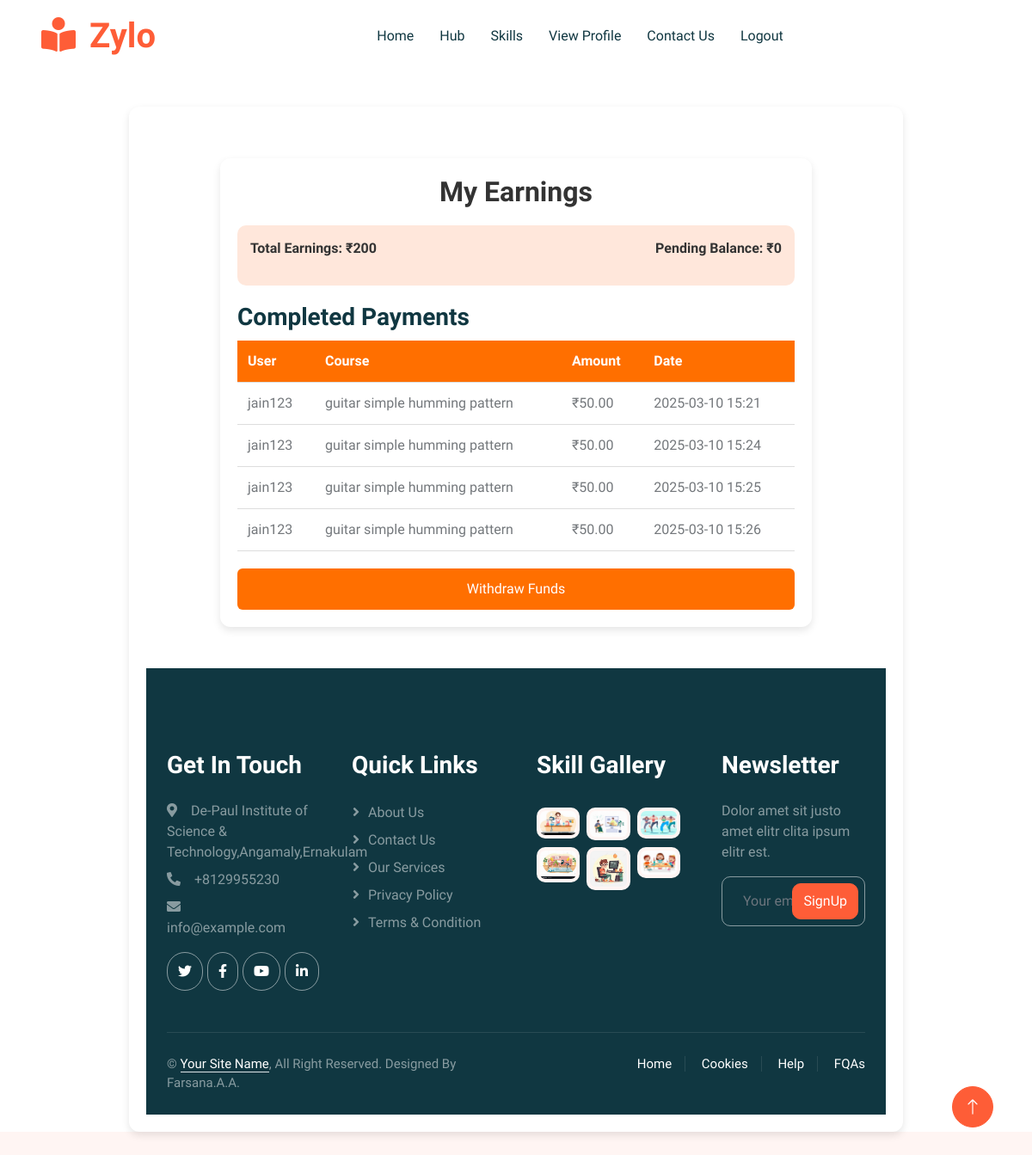
Page /teacher_earnings (signed in) on the committed database.
### userapp/models.py (models this page shows, shortened)
class Payment(models.Model):
    STATUS_CHOICES = [
        ('Pending', 'Pending'),  # Default status
        ('Success', 'Success'),
        ('Failed', 'Failed'),
        ('Refund', 'Refund')  # New refund status
    ]
    user = models.ForeignKey(Register, on_delete=models.CASCADE)  # The user making the payment
    skill = models.ForeignKey(Skill, on_delete=models.CASCADE)  # The skill being purchased
    amount = models.DecimalField(max_digits=10, decimal_places=2)  # Payment amount
    payment_method = models.CharField(max_length=50)  # Payment method
    status = models.CharField(max_length=20, choices=STATUS_CHOICES, default='Pending')  # Updated default status
    transaction_id = models.CharField(max_length=100, unique=True, blank=True, null=True)  # Unique transaction ID
    created_at = models.DateTimeField(auto_now_add=True)  # Timestamp of the payment

class Skill(models.Model):
     user = models.ForeignKey(Register, on_delete=models.CASCADE,null=True)
     skill_name = models.CharField(max_length=100, null=True)
     CATEGORY_CHOICES = [
        ('Tech', 'Technology'),
        ('Art', 'Arts'),
        ('Music', 'Music'),
        ('Cooking', 'Cooking'),
        ('Fitness', 'Fitness'),
        ('Other', 'Other')
    ]
     category = models.CharField(max_length=100, choices=CATEGORY_CHOICES, null=True)
     sub_category = models.CharField(max_length=100, null=True)
     additional_category = models.CharField(max_length=100, null=True)
     skill_created_at = models.DateTimeField(auto_now_add =True)
     skill_video = models.FileField(upload_to='skill_videos/', null=True, blank=True)
     cover_image = models.ImageField(upload_to='uploads/',null=True, blank=True)
     payment_type = models.CharField(max_length=10,  default='free')
     price = models.DecimalField(max_digits=6, decimal_places=2, null=True, blank=True)  # Store price for paid videos
     paid_users = models.ManyToManyField(Register,related_name="paid_skills", blank=True)  # Track users who paid

class Register(AbstractUser):
    usertype = models.CharField(max_length=50,default="admin")
    contact = models.IntegerField(null=True)
    image = models.ImageField(upload_to='uploads/',null=True)
    bio = models.TextField(max_length=500,null=True)
    interests = models.TextField(max_length=100,null=True)
    skills = models.TextField(max_length=100,null=True)
    proof_document = models.FileField(upload_to='proof_videos/', null=True, blank=True)  # Accepts videos)
    is_listener = models.BooleanField(default=False)
    is_teacher = models.BooleanField(default=False)
    gender = models.CharField(max_length=50,null=True)
    full_name = models.CharField(max_length=100, null=True)
    is_approved = models.BooleanField(default=True)
    followers = models.ManyToManyField("self", symmetrical=False, related_name="following", blank=True)

### userapp/views.py (the view)
# urls.py: path('teacher_earnings', views.teacher_earnings, name='teacher_earnings'),
def teacher_earnings(request):
    teacher = request.user  # Get the logged-in teacher
    earnings = Payment.objects.filter(skill__user=teacher)  # Adjust if needed
    total_earnings = earnings.aggregate(Sum('amount'))['amount__sum'] or 0
    pending_balance = earnings.filter(status="Pending").aggregate(Sum('amount'))['amount__sum'] or 0
    completed_payments = Payment.objects.filter(status="Completed").select_related('user', 'skill')
    return render(request, 'teacher_earnings.html', {
        'total_earnings': total_earnings,
        'pending_balance': pending_balance,
        'completed_payments': earnings
    })

### userapp/templates/teacher_earnings.html
{% load static %}
{% include 'header.html' %}
<link rel="stylesheet" href="{% static 'css/teacher_earnings.css' %}">
<div class="earnings-container">
    <div class="earnings-container">
        <h2>My Earnings</h2>
        <div class="earnings-summary">
            <p>Total Earnings: ₹{{ total_earnings }}</p>
            <p>Pending Balance: ₹{{ pending_balance }}</p>
        </div>
        <h3>Completed Payments</h3>
        <table class="earnings-table">
            <tr>
                <th>User</th>
                <th>Course</th>
                <th>Amount</th>
                <th>Date</th>
            </tr>
            {% for payment in completed_payments %}
            <tr>
                <td>{{ payment.skill.user.username }}</td>
                <td>{{ payment.skill.skill_name}}</td>
                <td>₹{{ payment.skill.price }}</td>
                <td>{{ payment.created_at|date:"Y-m-d H:i" }}</td>
            </tr>
            {% empty %}
            <tr>
                <td colspan="4">No completed payments found.</td>
            </tr>
            {% endfor %}
        </table>
        <button class="withdraw-btn">Withdraw Funds</button>
    </div>
{% include 'footer.html' %}

### userapp/static/css/style.css (style rules this page uses)
:root { --primary: #FE5D37; --light: #FFF5F3; --dark: #103741; }
h1, h2, h3, h4, .h1, .h2, .h3, .h4, .display-1, .display-2, .display-3, .display-4, .display-5, .display-6 { font-family: 'Lobster Two', cursive; font-weight: 700; }

### userapp/static/css/teacher_earnings.css (style rules this page uses)
.earnings-container { width: 80%; max-width: 900px; background: white; margin: 40px auto; padding: 20px; border-radius: 12px; box-shadow: 0px 4px 10px rgba(0, 0, 0, 0.1); }
h2 { text-align: center; color: #333; margin-bottom: 20px; }
.earnings-summary { display: flex; justify-content: space-between; background: #ffe7db; padding: 15px; border-radius: 10px; margin-bottom: 20px; }
.earnings-summary p { font-size: 16px; font-weight: bold; color: #333; }
.earnings-table { width: 100%; border-collapse: collapse; margin-top: 10px; }
.earnings-table th, .earnings-table td { padding: 12px; text-align: left; border-bottom: 1px solid #ddd; }
.earnings-table th { background: #ff6f00; color: white; }
.withdraw-btn { display: block; width: 100%; text-align: center; padding: 12px; background: #ff6f00; color: white; border: none; border-radius: 6px; font-size: 16px; cursor: pointer; margin-top: 20px; transition: background 0.3s; }

### rows in the picture
Payment: skill.user.username "jain123", skill.skill_name "guitar simple humming pattern", skill.price "50.00", created_at "2025-03-10 15:21"
Payment: skill.user.username "jain123", skill.skill_name "guitar simple humming pattern", skill.price "50.00", created_at "2025-03-10 15:24"
Payment: skill.user.username "jain123", skill.skill_name "guitar simple humming pattern", skill.price "50.00", created_at "2025-03-10 15:25"
Payment: skill.user.username "jain123", skill.skill_name "guitar simple humming pattern", skill.price "50.00", created_at "2025-03-10 15:26"

### other values in the picture
{{ total_earnings }} "200"
{{ pending_balance }} "0"
